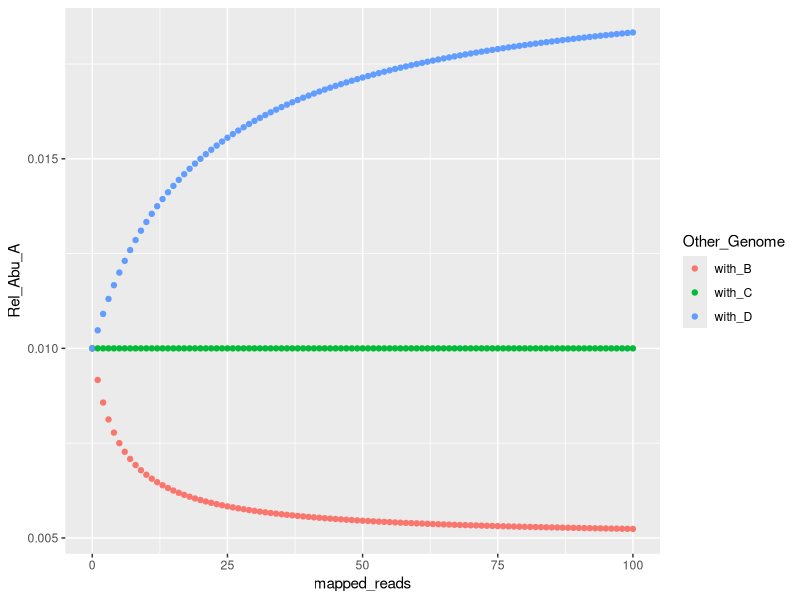

This chart was generated by the following R code:
# This script is for understanding the "relative_abundance" calculation method of CoverM more clearly.
# For various calculation methods of CoverM, refer to https://github.com/wwood/CoverM#calculation-methods.

# I want to calculate the relative abundance of genome A.
# I'd like to know what would happen to the relative abundance of genome A,
# if I include other genomes with variable sizes that recruit variable number of metagenome reads.

library(tidyverse)

## Metagenome
tot_reads <- 1000 # Total reads = 1000
read_len <- 100 # Length of each read = 100 bp

## Genomes
# Genome A (our focus)
size_A <- 1000 # Genome size = 1000 bp
mapped_reads_A <- 10 # mapped reads = 10
mapped_bases_A <- mapped_reads_A * read_len
avg_cov_A <- mapped_bases_A / size_A # 1, in this case


# Genome B, C, and D
size_B <- 500 # size = 500 bp (smaller than A)
size_C <- 1000 # size = 1000 bp (equal to A)
size_D <- 2000 # size = 2000 bp (larger than A)


# Genome set includes two genomes: A and B|C|D
# number of reads mapped to the genomes (B|C|D) : main variable
mapped_reads <- 0:100 # same for the three genomes B|C|D

coverm <- data.frame(mapped_reads) %>% 
  mutate(mapped_bases = mapped_reads * 100) %>% 
  mutate(tot_mapped_reads = mapped_reads_A + mapped_reads) %>% 
  mutate(avg_cov_B = mapped_bases / size_B) %>% 
  mutate(avg_cov_C = mapped_bases / size_C) %>%
  mutate(avg_cov_D = mapped_bases / size_D) %>%
  mutate(cov_A_with_B = avg_cov_A / (avg_cov_A + avg_cov_B)) %>% 
  mutate(cov_A_with_C = avg_cov_A / (avg_cov_A + avg_cov_C)) %>%
  mutate(cov_A_with_D = avg_cov_A / (avg_cov_A + avg_cov_D)) %>%
  mutate(relabu_A_with_B = cov_A_with_B * tot_mapped_reads / tot_reads) %>% 
  mutate(relabu_A_with_C = cov_A_with_C * tot_mapped_reads / tot_reads) %>% 
  mutate(relabu_A_with_D = cov_A_with_D * tot_mapped_reads / tot_reads)

coverm_plot <- coverm %>%
  select(mapped_reads, starts_with("relabu")) %>% 
  rename_with(str_replace, 
              pattern = "relabu_A_", replacement = "") %>% 
  pivot_longer(-mapped_reads, names_to = "Other_Genome", values_to = "Rel_Abu_A")

ggplot(coverm_plot, aes(x = mapped_reads, y = Rel_Abu_A)) +
  geom_point(aes(color = Other_Genome))
  
